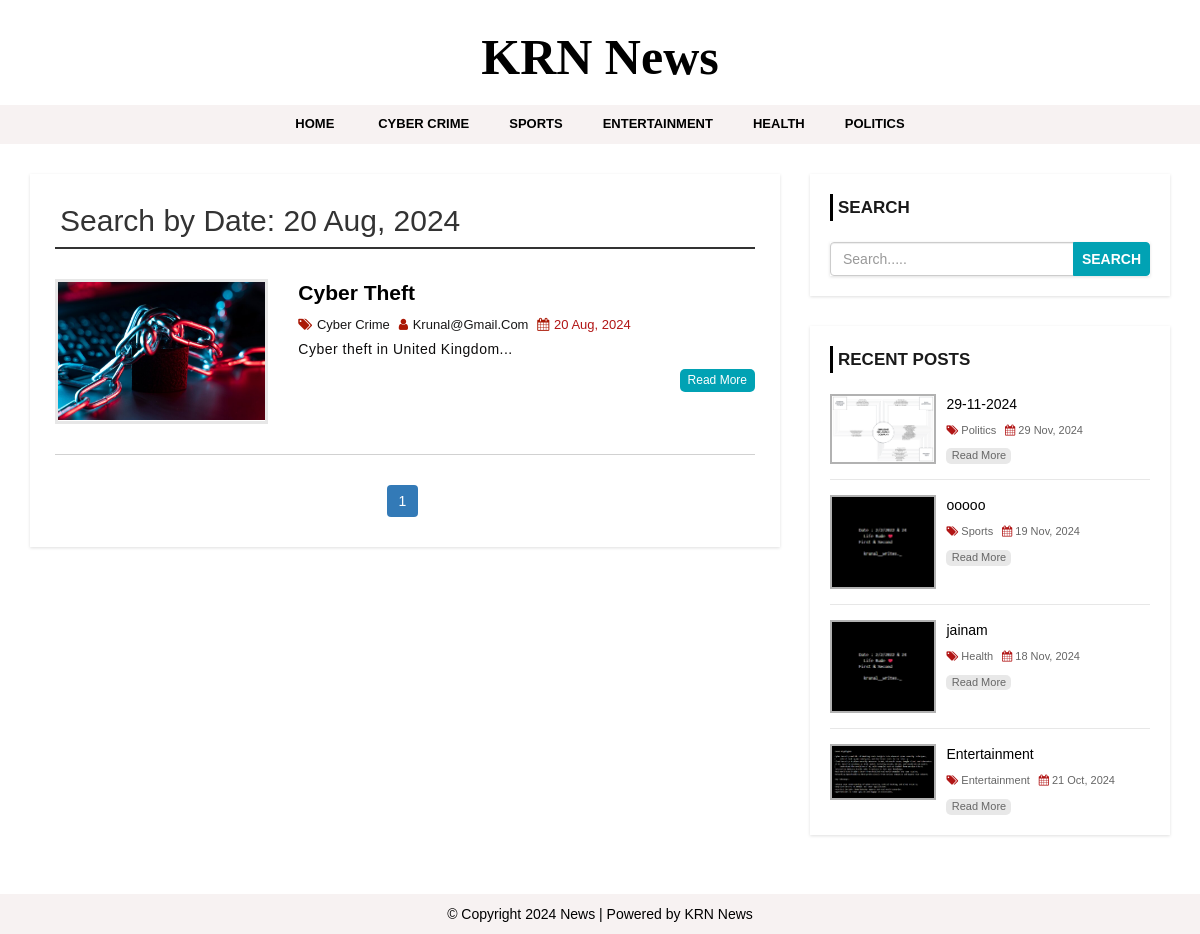
/demo_search.php?date=20 Aug, 2024, run on the app's committed database.
### tables this page shows
CREATE TABLE `settings` (
  `id` int(11) NOT NULL,
  `websitename` varchar(60) NOT NULL,
  `logo` varchar(50) NOT NULL,
  `footerdesc` varchar(255) NOT NULL
);

CREATE TABLE `category` (
  `category_id` int(11) NOT NULL,
  `category_name` varchar(100) NOT NULL,
  `post` int(11) NOT NULL DEFAULT 0
);

CREATE TABLE `post` (
  `post_id` int(11) NOT NULL,
  `title` varchar(100) NOT NULL,
  `description` text NOT NULL,
  `category` varchar(100) NOT NULL,
  `post_date` varchar(50) NOT NULL,
  `author` int(11) NOT NULL,
  `post_img` varchar(100) NOT NULL
);

CREATE TABLE `user` (
  `user_id` int(10) UNSIGNED NOT NULL,
  `first_name` varchar(30) NOT NULL,
  `last_name` varchar(30) NOT NULL,
  `username` varchar(30) DEFAULT NULL,
  `password` varchar(40) DEFAULT NULL,
  `role` int(11) NOT NULL,
  `resettoken` varchar(255) NOT NULL,
  `resettokenexpired` date DEFAULT NULL
);

### config.php (called while the page is built, shortened)
<?php
$hostname = "http://localhost/news-site";
?>

### demo_search.php (the view, shortened to what this page needs)
<?php include 'header.php'; ?>
    <div id="main-content">
      <div class="container">
        <div class="row">
            <div class="col-md-8">
                <div class="post-container">
                  <?php
                  include "config.php";
                  if(isset($_GET['search']) || isset($_GET['date'])){
                    $search_term = isset($_GET['search']) ? mysqli_real_escape_string($conn, $_GET['search']) : '';
                    $search_date = isset($_GET['date']) ? mysqli_real_escape_string($conn, $_GET['date']) : '';
                    if (!empty($search_term)) {
                        echo "<h2 class='page-heading'>Search: {$search_term}</h2>";
                    } elseif (!empty($search_date)) {
                        echo "<h2 class='page-heading'>Search by Date: {$search_date}</h2>";
                    }
                    $limit = 3;
                    if(isset($_GET['page'])){
                      $page = $_GET['page'];
                    } else {
                      $page = 1;
                    }
                    $offset = ($page - 1) * $limit;
                    $sql = "SELECT post.post_id, post.title, post.description, post.post_date, post.author,
                            category.category_name, user.username, post.category, post.post_img
                            FROM post
                            LEFT JOIN category ON post.category = category.category_id
                            LEFT JOIN user ON post.author = user.user_id
                            WHERE 1=1";
                    if (!empty($search_date)) {
                        $sql .= " AND post.post_date = '{$search_date}'";
                    }
                    $sql .= " ORDER BY post.post_date DESC LIMIT {$offset}, {$limit}";
                    $result = mysqli_query($conn, $sql) or die("Query Failed.");
                    if(mysqli_num_rows($result) > 0){
                      while($row = mysqli_fetch_assoc($result)) {
                  ?>
                    <div class="post-content">
                        <div class="row">
                            <div class="col-md-4">
                              <a class="post-img" href="single.php?id=<?php echo $row['post_id']; ?>"><img src="admin/upload/<?php echo $row['post_img']; ?>" alt=""/></a>
                            </div>
                            <div class="col-md-8">
                              <div class="inner-content clearfix">
                                  <h3><a href='single.php?id=<?php echo $row['post_id']; ?>'><?php echo $row['title']; ?></a></h3>
                                  <div class="post-information">
                                      <span>
                                          <i class="fa fa-tags" aria-hidden="true"></i>
                                          <a href='category.php?cid=<?php echo $row['category']; ?>'><?php echo $row['category_name']; ?></a>
                                      </span>
                                      <span>
                                          <i class="fa fa-user" aria-hidden="true"></i>
                                          <a href='author.php?aid=<?php echo $row['author']; ?>'><?php echo $row['username']; ?></a>
                                      </span>
                                      <span>
                                          <i class="fa fa-calendar" aria-hidden="true"></i>
                                          <?php echo $row['post_date']; ?>
                                      </span>
                                  </div>
                                  <p class="description">
                                      <?php echo substr($row['description'], 0, 130) . "..."; ?>
                                  </p>
                                  <a class='read-more pull-right' href='single.php?id=<?php echo $row['post_id']; ?>'>read more</a>
                              </div>
                            </div>
                        </div>
                    </div>
                  <?php
                      }
                    } else {
                      echo "<h2>No Record Found.</h2>";
                    }
                    $sql1 = "SELECT * FROM post WHERE 1=1";
                    if (!empty($search_date)) {
                        $sql1 .= " AND post.post_date = '{$search_date}'";
                    }
                    $result1 = mysqli_query($conn, $sql1) or die("Query Failed.");
                    if(mysqli_num_rows($result1) > 0){
                      $total_records = mysqli_num_rows($result1);
                      $total_page = ceil($total_records / $limit);
                      echo '<ul class="pagination admin-pagination">';
                      for($i = 1; $i <= $total_page; $i++){
                        $active = ($i == $page) ? "active" : "";
                        echo '<li class="'.$active.'"><a href="search.php?search='.$search_term.'&date='.$search_date.'&page='.$i.'">'.$i.'</a></li>';
                      }
                      echo '</ul>';
                    }
                  } else {
                    echo "<h2>No Record Found.</h2>";
                  }
                  ?>
                </div>
            </div>
            <?php include 'sidebar.php'; ?>
        </div>
      </div>
    </div>
<?php include 'footer.php'; ?>

### header.php (shortened to what this page needs)
<?php
  include "config.php";
?>
<!DOCTYPE html>
<html lang="en">
<head>
    <link rel="stylesheet" href="css/bootstrap.min.css"/>
    <link rel="stylesheet" href="css/font-awesome.css">
    <link rel="stylesheet" href="css/style.css">
</head>
<body>
<div id="header">
    <div class="container">
        <div class="row">
            <div class=" col-md-offset-4 col-md-4">
              <?php
                include "config.php";
                $sql = "SELECT * FROM settings";
                $result = mysqli_query($conn, $sql) or die("Query Failed.");
                if(mysqli_num_rows($result) > 0){
                  while($row = mysqli_fetch_assoc($result)) {
                    if($row['logo'] == ""){
                      echo '<a href="index.php"><h1>'.$row['websitename'].'</h1></a>';
                    }else{
                        echo '<a href="index.php"><h1 style="font-weight: bold !important; font-family: Times New Roman, Times, serif; font-size:50px; color: black;">'.$row['websitename'].'</h1></a>';
                    }
                  }
                }
                ?>
            </div>
        </div>
    </div>
</div>
<div id="menu-bar">
    <div class="container">
        <div class="row">
            <div class="col-md-12">
              <?php
                include "config.php";
                $sql = "SELECT * FROM category WHERE post > 0";
                $result = mysqli_query($conn, $sql) or die("Query Failed. : Category");
                if(mysqli_num_rows($result) > 0){
                  $active = "";
              ?>
                <ul class='menu'>
                  <li><a href='<?php echo $hostname; ?>'>Home</a></li>
                  <?php while($row = mysqli_fetch_assoc($result)) {
                    echo "<li><a class='{$active}' href='category.php?cid={$row['category_id']}'>{$row['category_name']}</a></li>";
                  } ?>
                </ul>
                <?php } ?>
            </div>
        </div>
    </div>
</div>

### sidebar.php
<div id="sidebar" class="col-md-4">
    <div class="search-box-container">
        <h4>Search</h4>
        <form class="search-post" action="search.php" method ="GET">
            <div class="input-group">
                <input type="text" name="search" class="form-control" placeholder="Search.....">
                <span class="input-group-btn">
                    <button type="submit" class="btn btn-danger">Search</button>
                </span>
            </div>
        </form>
    </div>
    <div class="recent-post-container">
        <h4>Recent Posts</h4>
        <?php
        include "config.php";
        $limit = 4;
        $sql = "SELECT post.post_id, post.title, post.post_date,
        category.category_name,post.category,post.post_img FROM post
        LEFT JOIN category ON post.category = category.category_id
        ORDER BY post.post_id DESC LIMIT {$limit}";
        $result = mysqli_query($conn, $sql) or die("Query Failed. : Recent Post");
        if(mysqli_num_rows($result) > 0){
          while($row = mysqli_fetch_assoc($result)) {
      ?>
        <div class="recent-post">
            <a class="post-img" href="single.php?id=<?php echo $row['post_id']; ?>">
                <img src="admin/upload/<?php echo $row['post_img']; ?>" alt=""/>
            </a>
            <div class="post-content">
                <h5><a href="single.php?id=<?php echo $row['post_id']; ?>"><?php echo $row['title']; ?></a></h5>
                <span>
                    <i class="fa fa-tags" aria-hidden="true"></i>
                    <a href='category.php?cid=<?php echo $row['category']; ?>'><?php echo $row['category_name']; ?></a>
                </span>
                <span>
                    <i class="fa fa-calendar" aria-hidden="true"></i>
                    <?php echo $row['post_date']; ?>
                </span>
                <a class="read-more" href="single.php?id=<?php echo $row['post_id']; ?>">read more</a>
            </div>
        </div>
    <?php
      }
    }
    ?>
    </div>
</div>

### footer.php
<div id ="footer">
    <div class="container">
        <div class="row">
            <div class="col-md-12">
              <?php
                include "config.php";
                $sql = "SELECT * FROM settings";
                $result = mysqli_query($conn, $sql) or die("Query Failed.");
                if(mysqli_num_rows($result) > 0){
                  while($row = mysqli_fetch_assoc($result)) {
              ?>
                <span><?php echo $row['footerdesc']; ?></span>
              <?php
                }
              }
              ?>
            </div>
        </div>
    </div>
</div>
</body>
</html>

### css/style.css (style rules this page uses)
body { background: #ffffff; font-family: verdana, sans-serif,arial,Helvetica; }
a, a:hover, a:focus { text-decoration: none; outline: none; }
ul { margin:0; padding:0; list-style:none; }
h2.page-heading { margin: 5px 0 30px; padding: 0 5px 10px; border-bottom: 2px solid #333; }
form { background: #fff; padding: 25px; box-shadow:0 1px 3px rgba(0, 0, 0, 0.13); }
#header { background: #ffffff; text-align: center; padding: 10px; }
#menu-bar { background: rgba(247, 242, 242, 0.977); text-align: center; position: sticky; top: 0; z-index: 999; }
#menu-bar .menu > li { display: inline-block; }
.menu > li > a { padding: 10px 20px; display: block; text-transform: uppercase; color: #000000; font-size: 13px; font-weight:600; transition:all 0.5s ease 0s; }
#main-content { padding: 30px 0; min-height: 750px; }
#main-content .post-container { background-color: #fff; padding: 25px; box-shadow: 0 1px 3px rgba(0, 0, 0, 0.13); }
#main-content .post-content { border-bottom: 1px solid #d1d1d1; padding: 0 0 30px; margin-bottom:30px; }
#main-content .post-content img { width: 100%; }
#main-content .post-content .post-img { border: 3px solid #e7e7e7; display: block; height: 145px; overflow: hidden; transition: border .3s; }
#main-content .post-content h3 { font-size: 21px; line-height: 28px; font-weight: 600; margin: 0 0 7px; }
#main-content .post-content h3 a { color: black; transition:all 0.3s; }
#main-content .post-content .post-information span { color: #ab0404ee; font-size: 13px; text-transform: capitalize; margin: 0 5px 5px 0; display: inline-block; }
#main-content .post-content .post-information i { color: #aa1805; margin-right: 1px; }
#main-content .post-content .post-information a { color: #181717; text-decoration: none; }
#main-content .post-content p, #main-content .single-post p { color: #0e0d0d; font-size: 14px; letter-spacing: 0.5px; margin:0 0 10px; }
#main-content .post-content a.read-more { color: #fff; background-color: #01a2b4; font-size: 12px; text-transform: capitalize; padding: 3px 8px; border-radius: 5px; transition: all 0.3s; }
.pagination { display: block; text-align: center; margin: 0; }
.pagination li { display:inline-block; margin: 0 5px 0 0; }
.pagination li a { border: none; background: #01a2b4; color: #fff; }
i.fa { color:#222; }
#sidebar h4 { color: #1A1A1A; font-size: 17px; line-height: 27px; font-weight:600; text-transform: uppercase; padding: 0 0 0 5px; margin: 0 0 21px; border-left: 3px solid #000000; }
#sidebar .search-box-container { background-color: #fff; padding: 20px; margin: 0 0 30px; box-shadow: 0 1px 3px rgba(0, 0, 0, 0.13); }
#sidebar .search-post { padding: 0; }
#sidebar .search-post input { color: #606060; }
#sidebar .search-post .btn { font-weight: 600; text-transform: uppercase; padding: 6px 8px; background-color: #01a2b4; border-color: #01a2b4; outline: none; }
#sidebar .recent-post-container { padding: 20px; background: #fff; box-shadow: 0 1px 3px rgba(0, 0, 0, 0.13); }
#sidebar .recent-post { border-bottom: 1px solid #e7e7e7; padding: 0 0 15px; margin: 0 0 15px; }
#sidebar .recent-post:last-child { margin: 0; padding: 0; border: none; }
#sidebar .recent-post .post-img { display: inline-block; width: 33%; border: 2px solid rgba(0,0,0,0.3); vertical-align: top; transition: border .3s; }
#sidebar .recent-post .post-img img { width: 100%; }
#sidebar .recent-post .post-content { width: 65%; display: inline-block; border: none; padding: 0 0 0 7px; margin: 0; }
#sidebar .recent-post h5 { font-size: 14px; line-height: 20px; margin: 0 0 5px; }
#sidebar .recent-post h5 a { color: black; }
#sidebar .recent-post span { color: #666; font-size: 11px; display: inline-block; margin: 0 5px 10px 0; }
#sidebar .recent-post span a { color: #666; }
#sidebar .recent-post span i { color: #ab0404ee; }
#sidebar .recent-post a.read-more { color: #666; background-color: rgba(0,0,0,0.09); width: 65px; font-size: 11px; text-align: center; padding: 0; display: block; transition: all 0.3s; }
#footer { color: black; padding: 10px 0; text-align:center; background-color:rgba(247, 242, 242, 0.977); }
#log,img { width:135px; }

### data on the page
settings: websitename "KRN News", footerdesc "© Copyright 2024 News | Powered by KRN News"
category: category_name "CYBER CRIME"
category: category_name "SPORTS"
category: category_name "ENTERTAINMENT"
category: category_name "HEALTH"
category: category_name "POLITICS"
post: post_img (picture), title "Cyber Theft", category.category_name "Cyber Crime", user.username "Krunal@gmail.com", post_date "20 Aug, 2024", description "Cyber theft in United Kingdom"
post: post_img (placeholder picture), title "29-11-2024", category.category_name "Politics", post_date "29 Nov, 2024"
post: post_img (picture), title "ooooo", category.category_name "Sports", post_date "19 Nov, 2024"
post: post_img (picture), title "jainam", category.category_name "Health", post_date "18 Nov, 2024"
post: post_img (picture), title "Entertainment", category.category_name "Entertainment", post_date "21 Oct, 2024"

### other printed values
$search_date "20 Aug, 2024"
